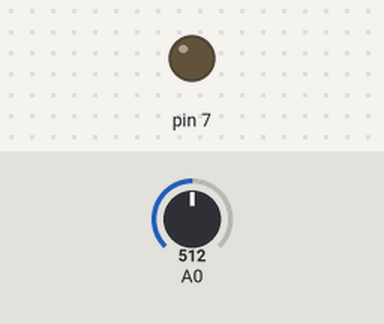
Simulated run of this sketch. Board: Arduino Uno, built with avr-gcc and run on an emulated ATmega328P. Parts: output pins drawn as LEDs (lit = HIGH). The test bench sets the inputs (shaded band); at power-on: A0 = 512.

Above: at 1.2 s.
1.3 s: A0 set to 315
2.8 s: A0 set to 289
At 3.3 s:
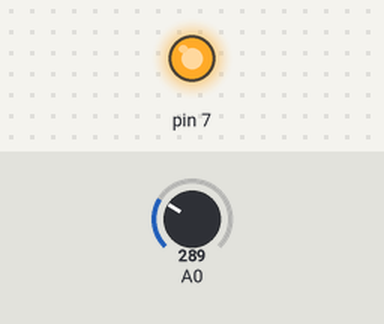
4.3 s: A0 set to 306
At 5.5 s:
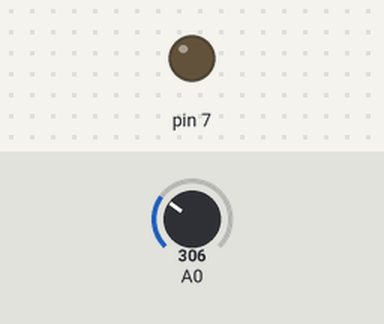
5.8 s: A0 set to 290
At 6.8 s:
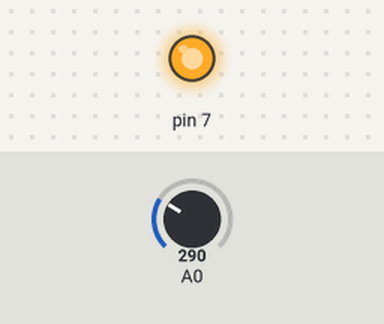
Timing chart, 0 to 8.3 s (numbered marks = the images above; inputs shaded):
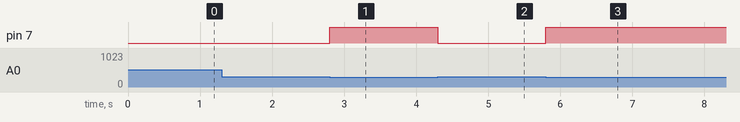

Measured:
- the behaviour switches between 301 and 300 on A0 (found by bisection; images 0 and 1)
- after the input at 1.3 s, every drawn part: stays the same
- after the input at 2.8 s, pin 7: LOW → HIGH at once
- after the input at 4.3 s, pin 7: HIGH → LOW at once
- after the input at 5.8 s, pin 7: LOW → HIGH at once

The sketch:

Project_3_Code.ino
```cpp
void setup() {
  Serial.begin (9600);
  pinMode(7, OUTPUT);
}
void loop() {
  int ldrStatus = analogRead(0);
  if (ldrStatus <= 300) {
    digitalWrite(7, HIGH);
  }
  else {
    digitalWrite( 7, LOW);
  }
}
```
